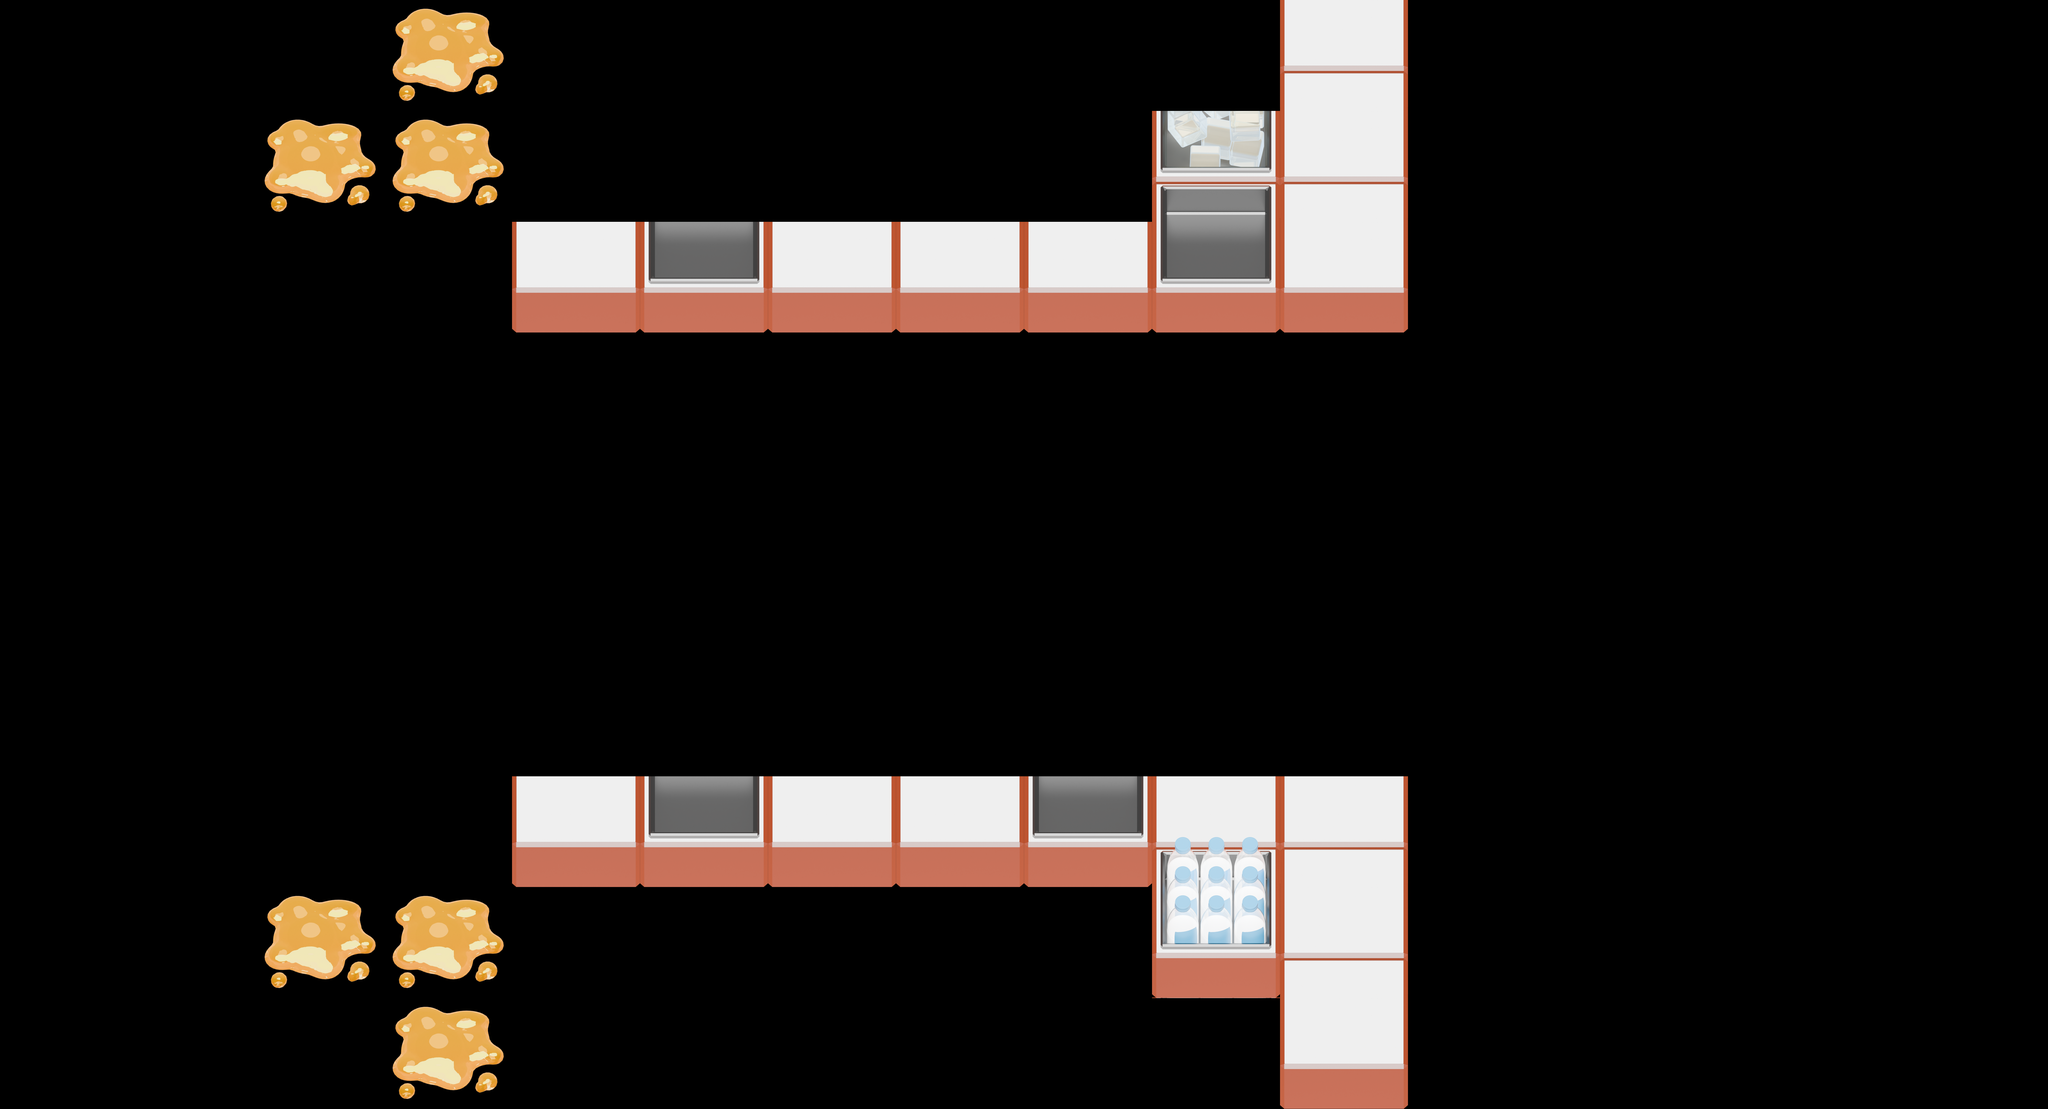

Tiled map render using the project's own tile images. Description and the whole map definition, tile-layer contents included, below:
An orthogonal 16x10 tile map with 600x520 px tiles, 1 tile layer (Crates) and 4 objects.

<map version="1.10" tiledversion="1.12.1" orientation="orthogonal" renderorder="right-down" width="16" height="10" tilewidth="600" tileheight="520" infinite="0" nextlayerid="8" nextobjectid="22">
 <editorsettings>
  <export target="../level7.tmj" format="json" />
 </editorsettings>
 <properties>
  <property name="boba_required" type="int" value="1" />
  <property name="jelly_avail" type="int" value="5" />
  <property name="jelly_required" type="int" value="3" />
  <property name="milk_avail" type="int" value="5" />
  <property name="milk_required" type="int" value="3" />
 </properties>
 <tileset firstgid="1" source="tiles.tsx" />
 <layer id="1" name="Crates" width="16" height="10">
  <data encoding="csv">
0,0,0,24,0,0,0,0,0,0,25,0,0,0,0,0,
0,0,24,24,0,0,0,0,0,35,25,0,0,0,0,0,
0,0,0,0,17,18,17,17,17,18,17,0,0,0,0,0,
0,0,0,0,0,0,0,0,0,0,0,0,0,0,0,0,
0,0,0,0,0,0,0,0,0,0,0,0,0,0,0,0,
0,0,0,0,0,0,0,0,0,0,0,0,0,0,0,0,
0,0,0,0,0,0,0,0,0,0,0,0,0,0,0,0,
0,0,0,0,17,18,17,17,18,49,25,0,0,0,0,0,
0,0,24,24,0,0,0,0,0,20,25,0,0,0,0,0,
0,0,0,24,0,0,0,0,0,0,17,0,0,0,0,0
</data>
 </layer>
 <objectgroup id="5" name="Vents">
  <object id="17" gid="14" x="1212.33" y="5185.61" width="600" height="520">
   <properties>
    <property name="bug_type" value="stealer" />
    <property name="first_spawn" type="int" value="7" />
    <property name="spawn_delay" type="int" value="14" />
   </properties>
  </object>
  <object id="18" gid="14" x="1197.93" y="521.781" width="600" height="520">
   <properties>
    <property name="bug_type" value="stealer" />
    <property name="first_spawn" type="int" value="14" />
    <property name="spawn_delay" type="int" value="14" />
   </properties>
  </object>
 </objectgroup>
 <objectgroup id="7" name="Helpers">
  <object id="20" x="1190.19" y="1574.39">
   <point />
  </object>
  <object id="21" x="1165.99" y="3641.93">
   <point />
  </object>
 </objectgroup>
</map>
